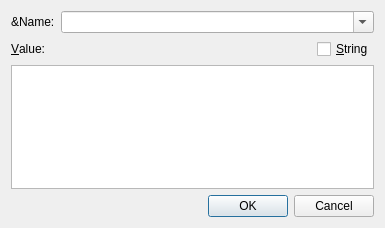
<?xml version="1.0" encoding="UTF-8"?>
<ui version="4.0">
 <class>EdDataDlg</class>
 <widget class="QDialog" name="EdDataDlg">
  <property name="geometry">
   <rect>
    <x>0</x>
    <y>0</y>
    <width>385</width>
    <height>228</height>
   </rect>
  </property>
  <property name="windowTitle">
   <string>Dialog</string>
  </property>
  <property name="modal">
   <bool>false</bool>
  </property>
  <layout class="QGridLayout" name="gridLayout">
   <item row="0" column="0">
    <layout class="QVBoxLayout" name="verticalLayout">
     <item>
      <layout class="QHBoxLayout" name="horizontalLayout">
       <item>
        <widget class="QLabel" name="nameLabel">
         <property name="text">
          <string>&amp;Name:</string>
         </property>
        </widget>
       </item>
       <item>
        <widget class="QComboBox" name="nameComboBox">
         <property name="sizePolicy">
          <sizepolicy hsizetype="Expanding" vsizetype="Fixed">
           <horstretch>0</horstretch>
           <verstretch>0</verstretch>
          </sizepolicy>
         </property>
         <property name="editable">
          <bool>true</bool>
         </property>
        </widget>
       </item>
      </layout>
     </item>
     <item>
      <layout class="QHBoxLayout" name="horizontalLayout_3">
       <item>
        <widget class="QLabel" name="valueLabel">
         <property name="text">
          <string>&amp;Value:</string>
         </property>
         <property name="buddy">
          <cstring>valueTextEdit</cstring>
         </property>
        </widget>
       </item>
       <item>
        <spacer name="horizontalSpacer_2">
         <property name="orientation">
          <enum>Qt::Horizontal</enum>
         </property>
         <property name="sizeHint" stdset="0">
          <size>
           <width>40</width>
           <height>20</height>
          </size>
         </property>
        </spacer>
       </item>
       <item>
        <widget class="QCheckBox" name="stringCheckBox">
         <property name="text">
          <string>&amp;String</string>
         </property>
        </widget>
       </item>
      </layout>
     </item>
     <item>
      <widget class="QTextEdit" name="valueTextEdit"/>
     </item>
     <item>
      <layout class="QHBoxLayout" name="horizontalLayout_2">
       <item>
        <widget class="QDialogButtonBox" name="buttonBox">
         <property name="standardButtons">
          <set>QDialogButtonBox::Cancel|QDialogButtonBox::Ok</set>
         </property>
        </widget>
       </item>
      </layout>
     </item>
    </layout>
   </item>
  </layout>
 </widget>
 <tabstops>
  <tabstop>valueTextEdit</tabstop>
  <tabstop>stringCheckBox</tabstop>
  <tabstop>buttonBox</tabstop>
 </tabstops>
 <resources/>
 <connections/>
</ui>
